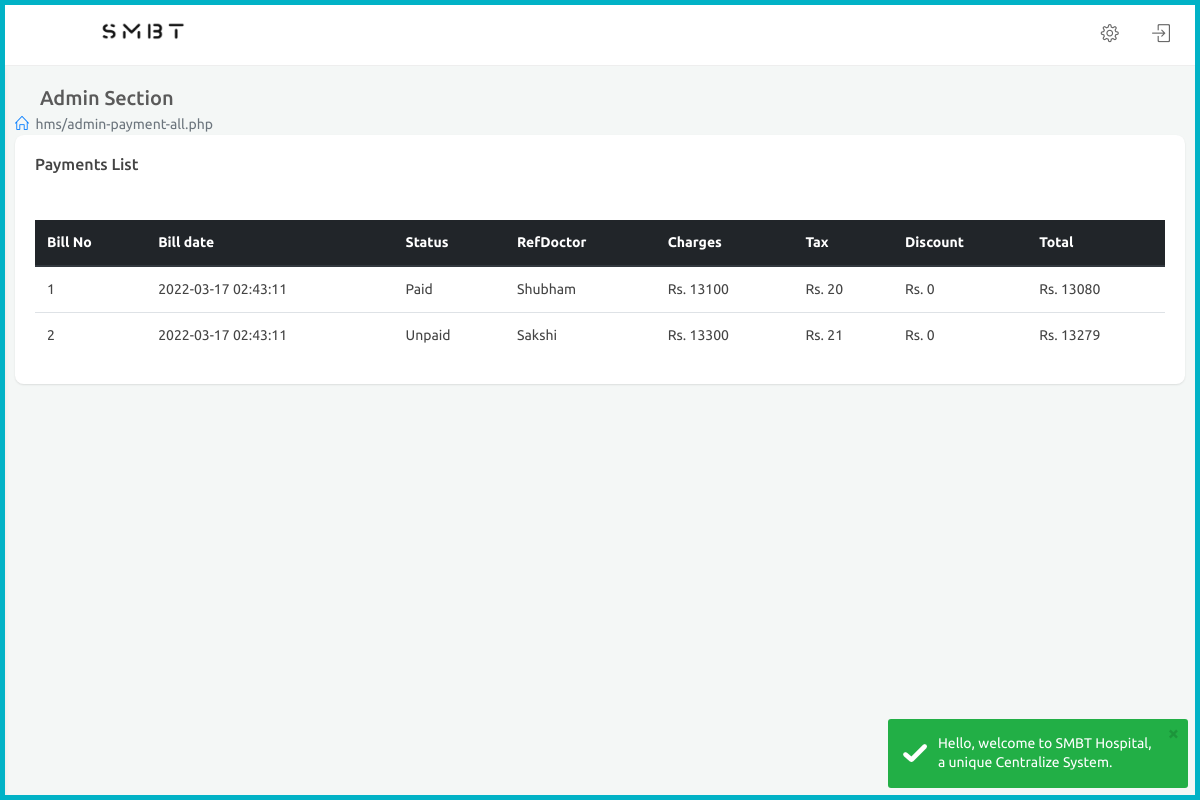
/admin-payment-all.php (signed in), run on the app's committed database.
### tables this page shows
CREATE TABLE `patientbill` (
  `invoiceid` int NOT NULL AUTO_INCREMENT,
  `pid` int DEFAULT NULL,
  `pname` varchar(45) DEFAULT NULL,
  `pemail` varchar(45) DEFAULT NULL,
  `pcontact` decimal(10,0) DEFAULT NULL,
  `date` datetime DEFAULT CURRENT_TIMESTAMP,
  `DoctorFee` int DEFAULT '0',
  `AmbulanceCharge` int DEFAULT '0',
  `PharmacyTotal` int DEFAULT '0',
  `BedCharge` int DEFAULT '0',
  `MRI` int DEFAULT '0',
  `GST` int DEFAULT '0',
  `GrandTotal` int DEFAULT '0',
  `CtScan` int DEFAULT '0',
  `Ot` int DEFAULT '0',
  `btransfusion` int DEFAULT '0',
  `Dialysis` int DEFAULT '0',
  `dexa` int DEFAULT '0',
  `Ultrasound` int DEFAULT '0',
  `X_ray` int DEFAULT '0',
  `ecg` int DEFAULT '0',
  `Other` int DEFAULT '0',
  `status` varchar(45) DEFAULT 'Unpaid',
  `refDocname` varchar(45) DEFAULT NULL,
  `refDocNum` decimal(10,0) DEFAULT NULL,
  `refDocemail` varchar(45) DEFAULT NULL,
  `discount` int DEFAULT '0',
  PRIMARY KEY (`invoiceid`),
  UNIQUE KEY `bid_UNIQUE` (`invoiceid`),
  KEY `patientid_idx` (`pid`),
  CONSTRAINT `patientid` FOREIGN KEY (`pid`) REFERENCES `patient` (`pid`)
);

### admin-payment-all.php (the view)
<?php
  include("include/admin-header.php");
  ?>
            <div class="row clearfix">
                <div class="col-lg-12">
                    <div class="card">
                        <div class="header">
                            <h2>Payments List</h2>
                        </div>
                        <div class="body">
                            <div class="table-responsive">
                                <table class="table table-hover js-basic-example dataTable table-custom">
                                    <thead class="thead-dark">
                                        <tr>
                                            <th>Bill No</th>
                                            <th>Bill date</th>
                                            <th>Status</th>
                                            <th>RefDoctor</th>
                                            <th>Charges</th>
                                            <th>Tax</th>
                                            <th>Discount</th>
                                            <th>Total</th>
                                        </tr>
                                    </thead>
                                    <tbody>
                                        <?php
                                                $result7= mysqli_query($conn,"SELECT * FROM hospital.patientbill");
                                                while($row7=mysqli_fetch_assoc($result7)){
                                                    $charges=$row7['DoctorFee']+$row7['PharmacyTotal']+$row7['AmbulanceCharge']+$row7['BedCharge']+$row7['MRI']+$row7['CtScan']+$row7['btransfusion']+$row7['Dialysis']+$row7['Ultrasound']+$row7['X_ray']+$row7['ecg']+$row7['Ot'];
                                                    $tot=$row7['DoctorFee']+$row7['PharmacyTotal']+$row7['AmbulanceCharge']+$row7['BedCharge']+$row7['MRI']+$row7['CtScan']+$row7['btransfusion']+$row7['Dialysis']+$row7['Ultrasound']+$row7['X_ray']+$row7['ecg']+$row7['Ot']-$row7['GST']-$row7['discount'];
                                                echo"<tr>
                                                <td>". $row7['invoiceid'] ."</td>
                                                <td>". $row7['date'] ."</td>
                                                <td>". $row7['status'] ."</td>
                                                <td>". $row7['refDocname'] ." </td>
                                                <td>Rs. ". $charges ."</td>
                                                <td>Rs. ". $row7['GST'] ."</td>
                                                <td>Rs. ". $row7['discount'] ."</td>
                                                <td>Rs. ". $tot ."</td>
                                                </tr>";
                                                }
                                            ?>
                                    </tbody>
                                </table>
                            </div>
                        </div>
                    </div>
                </div>
            </div>
<?php
  include("include/admin-footer.php");
  ?>

### assets/css/chatapp.css (style rules this page uses)
.clearfix:after { visibility:hidden;display:block;font-size:0;content:" ";clear:both;height:0 }

### assets/css/color_skins.css (style rules this page uses)
.theme-cyan:before,.theme-cyan:after { background:#01b2c6 }

### data on the page
patientbill: invoiceid "1", date "2022-03-17 02:43:11", status "Paid", refDocname "Shubham", charges "13100", GST "20", discount "0", tot "13080"
patientbill: invoiceid "2", date "2022-03-17 02:43:11", status "Unpaid", refDocname "Sakshi", charges "13300", GST "21", discount "0", tot "13279"

### other printed values
$currentPage "hms/admin-payment-all.php"
